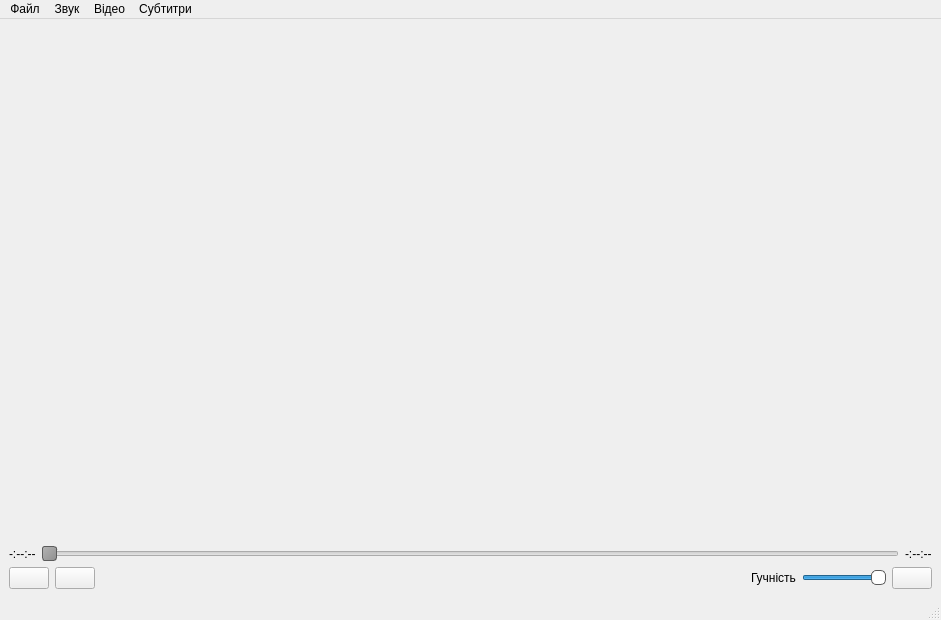
<?xml version="1.0" encoding="UTF-8"?>
<ui version="4.0">
 <class>MainWindow</class>
 <widget class="QMainWindow" name="MainWindow">
  <property name="geometry">
   <rect>
    <x>0</x>
    <y>0</y>
    <width>941</width>
    <height>620</height>
   </rect>
  </property>
  <property name="windowTitle">
   <string>Медіаплєєр</string>
  </property>
  <widget class="QWidget" name="centralwidget">
   <layout class="QVBoxLayout" name="verticalLayout">
    <item>
     <widget class="playerwindow" name="widget" native="true">
      <property name="sizePolicy">
       <sizepolicy hsizetype="Expanding" vsizetype="Expanding">
        <horstretch>0</horstretch>
        <verstretch>0</verstretch>
       </sizepolicy>
      </property>
     </widget>
    </item>
    <item>
     <layout class="QHBoxLayout" name="horizontalLayout_2">
      <item>
       <widget class="QLabel" name="label_cur">
        <property name="text">
         <string>-:--:--</string>
        </property>
       </widget>
      </item>
      <item>
       <widget class="QSlider" name="horizontalSlider">
        <property name="styleSheet">
         <string notr="true">QSlider::handle:horizontal {
    background: qlineargradient(x1:0, y1:0, x2:1, y2:1, stop:0 #b4b4b4, stop:1 #8f8f8f);
    border: 1px solid #5c5c5c;
    width: 18px;
    margin: -2px 0; /* handle is placed by default on the contents rect of the groove. Expand outside the groove */
    border-radius: 3px;
}</string>
        </property>
        <property name="maximum">
         <number>9999</number>
        </property>
        <property name="orientation">
         <enum>Qt::Horizontal</enum>
        </property>
       </widget>
      </item>
      <item>
       <widget class="QLabel" name="label_dur">
        <property name="text">
         <string>-:--:--</string>
        </property>
       </widget>
      </item>
     </layout>
    </item>
    <item>
     <layout class="QHBoxLayout" name="horizontalLayout">
      <item>
       <widget class="QPushButton" name="pushButton_play">
        <property name="sizePolicy">
         <sizepolicy hsizetype="Fixed" vsizetype="Fixed">
          <horstretch>0</horstretch>
          <verstretch>0</verstretch>
         </sizepolicy>
        </property>
        <property name="text">
         <string/>
        </property>
        <property name="icon">
         <iconset resource="img.qrc">
          <normaloff>:/img/start.png</normaloff>:/img/start.png</iconset>
        </property>
       </widget>
      </item>
      <item>
       <widget class="QPushButton" name="pushButton_stop">
        <property name="sizePolicy">
         <sizepolicy hsizetype="Fixed" vsizetype="Fixed">
          <horstretch>0</horstretch>
          <verstretch>0</verstretch>
         </sizepolicy>
        </property>
        <property name="text">
         <string/>
        </property>
        <property name="icon">
         <iconset resource="img.qrc">
          <normaloff>:/img/stop.png</normaloff>:/img/stop.png</iconset>
        </property>
       </widget>
      </item>
      <item>
       <spacer name="horizontalSpacer">
        <property name="orientation">
         <enum>Qt::Horizontal</enum>
        </property>
        <property name="sizeHint" stdset="0">
         <size>
          <width>40</width>
          <height>20</height>
         </size>
        </property>
       </spacer>
      </item>
      <item>
       <widget class="QLabel" name="label">
        <property name="text">
         <string>Гучність</string>
        </property>
       </widget>
      </item>
      <item>
       <widget class="QSlider" name="horizontalSlider_2">
        <property name="sizePolicy">
         <sizepolicy hsizetype="Fixed" vsizetype="Fixed">
          <horstretch>0</horstretch>
          <verstretch>0</verstretch>
         </sizepolicy>
        </property>
        <property name="styleSheet">
         <string notr="true">QSlider::handle:horizontal {
    background: qlineargradient(x1:0, y1:0, x2:1, y2:1, stop:0 #ffffff, stop:1 #ffffff);
    border: 1px solid #5c5c5c;
    width: 18px;
    margin: -2px 0; /* handle is placed by default on the contents rect of the groove. Expand outside the groove */
    border-radius: 5px;
}</string>
        </property>
        <property name="value">
         <number>99</number>
        </property>
        <property name="orientation">
         <enum>Qt::Horizontal</enum>
        </property>
       </widget>
      </item>
      <item>
       <widget class="QPushButton" name="pushButton_mute">
        <property name="sizePolicy">
         <sizepolicy hsizetype="Fixed" vsizetype="Fixed">
          <horstretch>0</horstretch>
          <verstretch>0</verstretch>
         </sizepolicy>
        </property>
        <property name="text">
         <string/>
        </property>
        <property name="icon">
         <iconset resource="img.qrc">
          <normaloff>:/img/mute.png</normaloff>:/img/mute.png</iconset>
        </property>
       </widget>
      </item>
     </layout>
    </item>
   </layout>
  </widget>
  <widget class="QMenuBar" name="menubar">
   <property name="geometry">
    <rect>
     <x>0</x>
     <y>0</y>
     <width>941</width>
     <height>31</height>
    </rect>
   </property>
   <widget class="QMenu" name="menu">
    <property name="title">
     <string>Файл</string>
    </property>
    <addaction name="action_open_f"/>
    <addaction name="separator"/>
    <addaction name="action_2"/>
    <addaction name="separator"/>
    <addaction name="action_exit"/>
   </widget>
   <widget class="QMenu" name="menu_2">
    <property name="title">
     <string>Звук</string>
    </property>
    <widget class="QMenu" name="menu_5">
     <property name="title">
      <string>Обрати доріжку</string>
     </property>
     <addaction name="separator"/>
     <addaction name="action_aud1"/>
     <addaction name="action_aud2"/>
     <addaction name="action_aud3"/>
     <addaction name="action_aud4"/>
     <addaction name="action_aud5"/>
     <addaction name="action_aud6"/>
     <addaction name="action_aud7"/>
     <addaction name="action_aud8"/>
     <addaction name="action_aud9"/>
     <addaction name="action_aud10"/>
    </widget>
    <addaction name="menu_5"/>
   </widget>
   <widget class="QMenu" name="menu_3">
    <property name="title">
     <string>Відео</string>
    </property>
   </widget>
   <widget class="QMenu" name="menu_4">
    <property name="title">
     <string>Субтитри</string>
    </property>
   </widget>
   <addaction name="menu"/>
   <addaction name="menu_2"/>
   <addaction name="menu_3"/>
   <addaction name="menu_4"/>
  </widget>
  <widget class="QStatusBar" name="statusbar"/>
  <action name="action_open_f">
   <property name="text">
    <string>Відкрити файл</string>
   </property>
  </action>
  <action name="action_2">
   <property name="text">
    <string>Конвертувати</string>
   </property>
  </action>
  <action name="action_exit">
   <property name="icon">
    <iconset resource="img.qrc">
     <normaloff>:/img/exit.png</normaloff>:/img/exit.png</iconset>
   </property>
   <property name="text">
    <string>Вийти</string>
   </property>
  </action>
  <action name="action_aud1">
   <property name="text">
    <string>1</string>
   </property>
   <property name="visible">
    <bool>false</bool>
   </property>
  </action>
  <action name="action_aud2">
   <property name="text">
    <string>2</string>
   </property>
  </action>
  <action name="action_aud3">
   <property name="text">
    <string>3</string>
   </property>
  </action>
  <action name="action_aud4">
   <property name="text">
    <string>4</string>
   </property>
  </action>
  <action name="action_aud5">
   <property name="text">
    <string>5</string>
   </property>
  </action>
  <action name="action_aud6">
   <property name="text">
    <string>6</string>
   </property>
  </action>
  <action name="action_aud7">
   <property name="text">
    <string>7</string>
   </property>
  </action>
  <action name="action_aud8">
   <property name="text">
    <string>8</string>
   </property>
  </action>
  <action name="action_aud9">
   <property name="text">
    <string>9</string>
   </property>
  </action>
  <action name="action_aud10">
   <property name="text">
    <string>10</string>
   </property>
  </action>
 </widget>
 <customwidgets>
  <customwidget>
   <class>playerwindow</class>
   <extends>QWidget</extends>
   <header>playerwindow.h</header>
   <container>1</container>
  </customwidget>
 </customwidgets>
 <resources>
  <include location="img.qrc"/>
 </resources>
 <connections/>
</ui>
